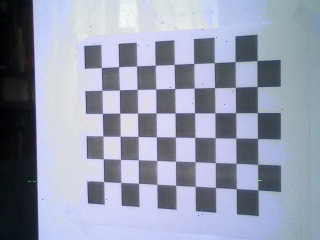
//> input picture control/set3/l_10.tiff, 320 x 240 px, given in place of II*, which was not available
$ ./stereo_calibrate set3/l_10.tiff 3 3 2   (built with g++ and OpenCV 4)
//> lines starting //> are read from the running program, lines starting //| are printed output that depends on the picture; pictures that were not available may be replaced by others from this repository, and a replacement may not be noted
#pragma warning( disable: 4996 )
/* *************** License:**************************
   Oct. 3, 2008
   Right to use this code in any way you want without warrenty, support or any guarentee of it working.

   BOOK: It would be nice if you cited it:
   Learning OpenCV: Computer Vision with the OpenCV Library
     by Gary Bradski and Adrian Kaehler
     Published by O'Reilly Media, October 3, 2008

   AVAILABLE AT:
     http://www.amazon.com/Learning-OpenCV-Computer-Vision-Library/dp/0596516134
     Or: http://oreilly.com/catalog/9780596516130/
     ISBN-10: 0596516134 or: ISBN-13: 978-0596516130

   OTHER OPENCV SITES:
   * The source code is on sourceforge at:
     http://sourceforge.net/projects/opencvlibrary/
   * The OpenCV wiki page (As of Oct 1, 2008 this is down for changing over servers, but should come back):
     http://opencvlibrary.sourceforge.net/
   * An active user group is at:
     http://tech.groups.yahoo.com/group/OpenCV/
   * The minutes of weekly OpenCV development meetings are at:
     http://pr.willowgarage.com/wiki/OpenCV
   ************************************************** */

/*
	Modified by Martin Peris Martorell (info@martinperis.com) in order to accept some configuration
	parameters and store all the calibration data as xml files.

*/

#include "cv.h"
#include "cxmisc.h"
#include "highgui.h"
#include "cvaux.h"
#include <vector>
#include <string>
#include <algorithm>
#include <stdio.h>
#include <stdlib.h>
#include <ctype.h>

using namespace std;

//
// Given a list of chessboard images, the number of corners (nx, ny)
// on the chessboards, and a flag: useCalibrated for calibrated (0) or
// uncalibrated (1: use cvStereoCalibrate(), 2: compute fundamental
// matrix separately) stereo. Calibrate the cameras and display the
// rectified results along with the computed disparity images.
//
static void
StereoCalib(const char* imageList, int nx, int ny, int useUncalibrated, float _squareSize)
{
//> called with imageList = "set3/l_10.tiff", nx = 3, ny = 3, useUncalibrated = 0, _squareSize = 2
    int displayCorners = 0;
    int showUndistorted = 0;
    bool isVerticalStereo = false;//OpenCV can handle left-right
                                      //or up-down camera arrangements
    const int maxScale = 1;
    const float squareSize = _squareSize; //Chessboard square size in cm
    FILE* f = fopen(imageList, "rt");
    int i, j, lr, nframes, n = nx*ny, N = 0;
    vector<string> imageNames[2];
    vector<CvPoint3D32f> objectPoints;
    vector<CvPoint2D32f> points[2];
    vector<int> npoints;
    vector<uchar> active[2];
    vector<CvPoint2D32f> temp(n);
    CvSize imageSize = {0,0};
    // ARRAY AND VECTOR STORAGE:
    double M1[3][3], M2[3][3], D1[5], D2[5];
    double R[3][3], T[3], E[3][3], F[3][3];
    double Q[4][4];
    CvMat _M1 = cvMat(3, 3, CV_64F, M1 );
    CvMat _M2 = cvMat(3, 3, CV_64F, M2 );
    CvMat _D1 = cvMat(1, 5, CV_64F, D1 );
    CvMat _D2 = cvMat(1, 5, CV_64F, D2 );
    CvMat _R = cvMat(3, 3, CV_64F, R );
    CvMat _T = cvMat(3, 1, CV_64F, T );
    CvMat _E = cvMat(3, 3, CV_64F, E );
    CvMat _F = cvMat(3, 3, CV_64F, F );
    CvMat _Q = cvMat(4,4, CV_64F, Q);
    if( displayCorners )
        cvNamedWindow( "corners", 1 );
// READ IN THE LIST OF CHESSBOARDS:
    if( !f )
    {
        fprintf(stderr, "can not open file %s\n", imageList );
        return;
    }
    for(i=0;;i++)
    {
        char buf[1024];
        int count = 0, result=0;
        lr = i % 2;
        vector<CvPoint2D32f>& pts = points[lr];
        if( !fgets( buf, sizeof(buf)-3, f ))
            break;
        size_t len = strlen(buf);
        while( len > 0 && isspace(buf[len-1]))
            buf[--len] = '\0';
        if( buf[0] == '#')
             continue;
        IplImage* img = cvLoadImage( buf, 0 );
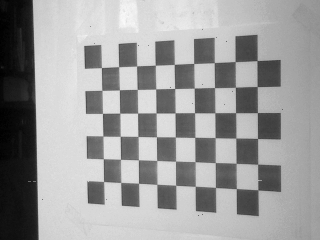
//> img: 240 rows x 320 cols, CV_8UC1; min 0, max 250, mean 156.7
        if( !img )
            break;
        imageSize = cvGetSize(img);
//> imageSize = Size(320, 240)
        imageNames[lr].push_back(buf);
    //FIND CHESSBOARDS AND CORNERS THEREIN:
        for( int s = 1; s <= maxScale; s++ )
        {
            IplImage* timg = img;
            if( s > 1 )
            {
                timg = cvCreateImage(cvSize(img->width*s,img->height*s),
                    img->depth, img->nChannels );
                cvResize( img, timg, CV_INTER_CUBIC );
            }
            result = cvFindChessboardCorners( timg, cvSize(nx, ny),
                &temp[0], &count,
                CV_CALIB_CB_ADAPTIVE_THRESH |
                CV_CALIB_CB_NORMALIZE_IMAGE);
            if( timg != img )
                cvReleaseImage( &timg );
            if( result || s == maxScale )
                for( j = 0; j < count; j++ )
            {
                temp[j].x /= s;
                temp[j].y /= s;
            }
            if( result )
                break;
        }
//> this loop made 1 pass
//> result on pass 1: 0
        if( displayCorners )
        {
            printf("%s\n", buf);
            IplImage* cimg = cvCreateImage( imageSize, 8, 3 );
            cvCvtColor( img, cimg, CV_GRAY2BGR );
            cvDrawChessboardCorners( cimg, cvSize(nx, ny), &temp[0],
                count, result );
            cvShowImage( "corners", cimg );
            cvReleaseImage( &cimg );
            if( cvWaitKey(0) == 27 ) //Allow ESC to quit
                exit(-1);
        }
        else
            putchar('.');
        N = pts.size();
        pts.resize(N + n, cvPoint2D32f(0,0));
        active[lr].push_back((uchar)result);
//> active = 2 items
    //assert( result != 0 );
        if( result )
        {
         //Calibration will suffer without subpixel interpolation
            cvFindCornerSubPix( img, &temp[0], count,
                cvSize(11, 11), cvSize(-1,-1),
                cvTermCriteria(CV_TERMCRIT_ITER+CV_TERMCRIT_EPS,
                30, 0.01) );
            copy( temp.begin(), temp.end(), pts.begin() + N );
        }
        cvReleaseImage( &img );
    }
    fclose(f);
    printf("\n");
// HARVEST CHESSBOARD 3D OBJECT POINT LIST:
    nframes = active[0].size();//Number of good chessboads found
//> nframes = 4
    objectPoints.resize(nframes*n);
//> objectPoints = 36 items
    for( i = 0; i < ny; i++ )
        for( j = 0; j < nx; j++ )
        objectPoints[i*nx + j] = cvPoint3D32f(i*squareSize, j*squareSize, 0);
    for( i = 1; i < nframes; i++ )
        copy( objectPoints.begin(), objectPoints.begin() + n,
        objectPoints.begin() + i*n );
//> this loop made 3 passes
    npoints.resize(nframes,n);
//> npoints = [9, 9, 9, 9]
    N = nframes*n;
//> N = 36
    CvMat _objectPoints = cvMat(1, N, CV_32FC3, &objectPoints[0] );
    CvMat _imagePoints1 = cvMat(1, N, CV_32FC2, &points[0][0] );
    CvMat _imagePoints2 = cvMat(1, N, CV_32FC2, &points[1][0] );
    CvMat _npoints = cvMat(1, npoints.size(), CV_32S, &npoints[0] );
    cvSetIdentity(&_M1);
    cvSetIdentity(&_M2);
    cvZero(&_D1);
    cvZero(&_D2);

// CALIBRATE THE STEREO CAMERAS
    printf("Running stereo calibration ...");
    fflush(stdout);
//> (the run ends here: the program needs code that is not available in this run, at `cvStereoCalibrate( &_objectPoints, &_imagePoints1,`)

$ run again, on control/set3/l_11.tiff
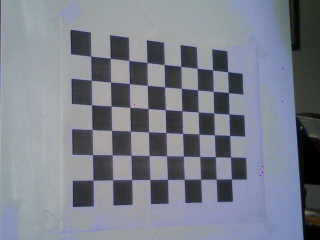
//> input picture control/set3/l_11.tiff, 320 x 240 px, given in place of II*, which was not available
//> in StereoCalib, `IplImage* img = cvLoadImage( buf, 0 );`:
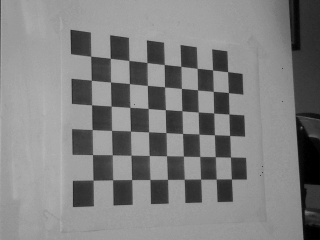
//> img: 240 rows x 320 cols, CV_8UC1; min 0, max 184, mean 128.8
//> the loop in StereoCalib, `for( int s = 1; s <= maxScale; s++ )` made 1 pass
//> result on pass 1: 0
//> active = 2 items
//> nframes = 4
//> objectPoints = 36 items
//> the loop in StereoCalib, `for( i = 1; i < nframes; i++ )` made 3 passes
//> npoints = [9, 9, 9, 9]
//> N = 36

$ run again, on control/set3/l_12.tiff
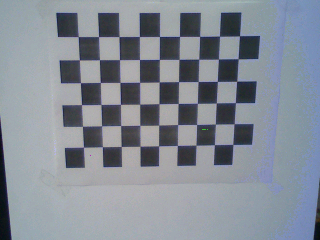
//> input picture control/set3/l_12.tiff, 320 x 240 px, given in place of II*, which was not available
//> in StereoCalib, `IplImage* img = cvLoadImage( buf, 0 );`:
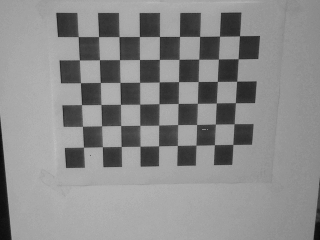
//> img: 240 rows x 320 cols, CV_8UC1; min 9, max 191, mean 139.5
//> the loop in StereoCalib, `for( int s = 1; s <= maxScale; s++ )` made 1 pass
//> result on pass 1: 0
//> active = 2 items
//> nframes = 4
//> objectPoints = 36 items
//> the loop in StereoCalib, `for( i = 1; i < nframes; i++ )` made 3 passes
//> npoints = [9, 9, 9, 9]
//> N = 36
